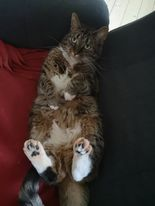
#> input picture S_7/s7_deployment/exercise_files/my_cat.jpg, 155 x 206 px
$ python locustfile_bentoml.py
#> lines starting #> are read from the running program, lines starting #| are printed output that depends on the picture
import numpy as np
from locust import HttpUser, between, task
from PIL import Image


def prepare_image():
    """Load and preprocess the image as required."""
    image = Image.open("my_cat.jpg")
#> image is the input picture: PIL image 155x206 RGB; mean R, G, B 62.1, 51.5, 48.2
    image = image.resize((224, 224))
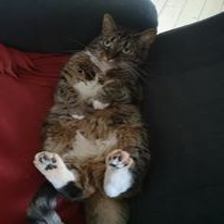
#> image: PIL image 224x224 RGB; mean R, G, B 62.1, 51.5, 48.2
    image = np.array(image)
    image = np.transpose(image, (2, 0, 1))  # Convert to CHW format
    image = np.expand_dims(image, axis=0)  # Add batch dimension
    # Convert to list format for JSON serialization
    return image.tolist()


image = prepare_image()
#> image = 1 item


class BentoMLUser(HttpUser):
    """Locust user class for sending prediction requests to the server."""

#> (the run stopped early here; a loop or call above may not have finished)
